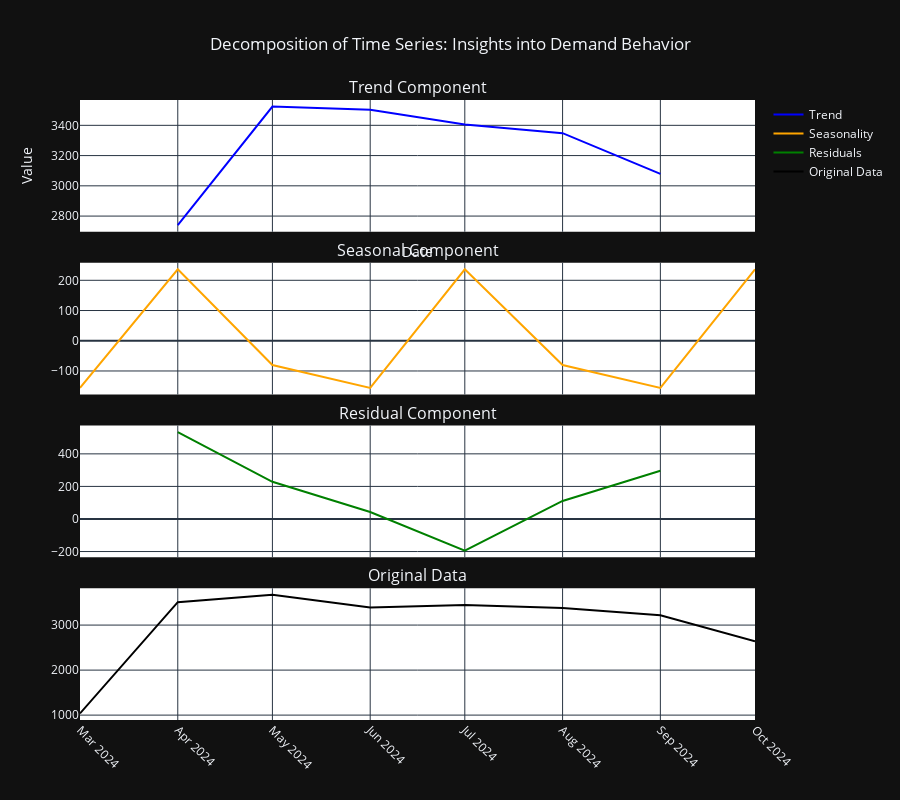

The cell this chart's notebook holds for it:
### Code cell
# Convert the index to a DateTimeIndex with monthly frequency
monthly_demand.index = monthly_demand.index.to_timestamp()

# Decompose the time series into trend, seasonal, and residual components
decomposition = seasonal_decompose(monthly_demand, model='additive', period=3)  # Adjust period as needed

# Trend Component Insights
trend_start = decomposition.trend.iloc[0]
trend_end = decomposition.trend.iloc[-1]
trend_change = trend_end - trend_start
print(f"Trend Component: \nStart Value: {trend_start:.2f}, End Value: {trend_end:.2f}, Change: {trend_change:.2f}")
if trend_change > 0:
    print("The trend shows an overall increase in demand over time.")
else:
    print("The trend shows a decrease in demand over time.")

# Seasonal Component Insights
seasonal_max = decomposition.seasonal.max()
seasonal_min = decomposition.seasonal.min()
seasonal_mean = decomposition.seasonal.mean()
print(f"\nSeasonal Component: \nMaximum Seasonal Value: {seasonal_max:.2f}, Minimum Seasonal Value: {seasonal_min:.2f}, Mean Seasonal Value: {seasonal_mean:.2f}")
print("The seasonal component indicates periodic fluctuations in demand. The maximum and minimum points highlight peak and off-peak seasons.")

# Residual Component Insights
residual_max = decomposition.resid.max()
residual_min = decomposition.resid.min()
residual_mean = decomposition.resid.mean()
residual_std = decomposition.resid.std()
print(f"\nResidual Component: \nMaximum Residual Value: {residual_max:.2f}, Minimum Residual Value: {residual_min:.2f}, Mean Residual Value: {residual_mean:.2f}, Standard Deviation: {residual_std:.2f}")
if abs(residual_max) > 2 * residual_std:
    print("There are some significant residuals indicating large deviations from the expected behavior.")

# Original Data Insights
original_max = monthly_demand.max()
original_min = monthly_demand.min()
original_mean = monthly_demand.mean()
print(f"\nOriginal Data: \nMaximum Value: {original_max:.2f}, Minimum Value: {original_min:.2f}, Mean Value: {original_mean:.2f}")
print("The original data shows the raw demand values over time, combining both seasonal effects and trends.")

# Create subplots for decomposition components
fig = sp.make_subplots(rows=4, cols=1, shared_xaxes=True, vertical_spacing=0.05,
                       subplot_titles=('Trend Component', 'Seasonal Component', 'Residual Component', 'Original Data'))


fig.add_trace(go.Scatter(x=decomposition.trend.index, y=decomposition.trend, mode='lines', name='Trend', line=dict(color='blue')),
              row=1, col=1)


fig.add_trace(go.Scatter(x=decomposition.seasonal.index, y=decomposition.seasonal, mode='lines', name='Seasonality', line=dict(color='orange')),
              row=2, col=1)


fig.add_trace(go.Scatter(x=decomposition.resid.index, y=decomposition.resid, mode='lines', name='Residuals', line=dict(color='green')),
              row=3, col=1)


fig.add_trace(go.Scatter(x=monthly_demand.index, y=monthly_demand, mode='lines', name='Original Data', line=dict(color='black')),
              row=4, col=1)


fig.update_layout(
    title='Decomposition of Time Series: Insights into Demand Behavior',
    title_x=0.5,
    height=800,
    showlegend=True,
    xaxis_title='Date',
    yaxis_title='Value',
    plot_bgcolor='white',
    template='plotly_dark'
)


fig.update_xaxes(tickangle=45, showgrid=True)
fig.update_yaxes(showgrid=True)


fig.show()

### Figure 1 — Plotly figure (JSON) as saved in the notebook; plotly's stock layout.template omitted (floating-point values rounded to 4 significant figures)
{"data": [{"line": {"color": "blue"}, "mode": "lines", "name": "Trend", "type": "scatter", "x": ["2024-03-01T00:00:00.000000000", "2024-04-01T00:00:00.000000000", "2024-05-01T00:00:00.000000000", "2024-06-01T00:00:00.000000000", "2024-07-01T00:00:00.000000000", "2024-08-01T00:00:00.000000000", "2024-09-01T00:00:00.000000000", "2024-10-01T00:00:00.000000000"], "xaxis": "x", "y": [NaN, 2740.0, 3524.0, 3503.0, 3405.0, 3348.0, 3079.0, NaN], "yaxis": "y"}, {"line": {"color": "orange"}, "mode": "lines", "name": "Seasonality", "type": "scatter", "x": ["2024-03-01T00:00:00.000000000", "2024-04-01T00:00:00.000000000", "2024-05-01T00:00:00.000000000", "2024-06-01T00:00:00.000000000", "2024-07-01T00:00:00.000000000", "2024-08-01T00:00:00.000000000", "2024-09-01T00:00:00.000000000", "2024-10-01T00:00:00.000000000"], "xaxis": "x2", "y": [-156.1, 236.3, -80.22, -156.1, 236.3, -80.22, -156.1, 236.3], "yaxis": "y2"}, {"line": {"color": "green"}, "mode": "lines", "name": "Residuals", "type": "scatter", "x": ["2024-03-01T00:00:00.000000000", "2024-04-01T00:00:00.000000000", "2024-05-01T00:00:00.000000000", "2024-06-01T00:00:00.000000000", "2024-07-01T00:00:00.000000000", "2024-08-01T00:00:00.000000000", "2024-09-01T00:00:00.000000000", "2024-10-01T00:00:00.000000000"], "xaxis": "x3", "y": [NaN, 533.7, 228.2, 43.06, -194.6, 110.9, 296.1, NaN], "yaxis": "y3"}, {"line": {"color": "black"}, "mode": "lines", "name": "Original Data", "type": "scatter", "x": ["2024-03-01T00:00:00.000000000", "2024-04-01T00:00:00.000000000", "2024-05-01T00:00:00.000000000", "2024-06-01T00:00:00.000000000", "2024-07-01T00:00:00.000000000", "2024-08-01T00:00:00.000000000", "2024-09-01T00:00:00.000000000", "2024-10-01T00:00:00.000000000"], "xaxis": "x4", "y": [1038, 3510, 3672, 3390, 3447, 3379, 3219, 2639], "yaxis": "y4"}], "layout": {"annotations": [{"font": {"size": 16}, "showarrow": false, "text": "Trend Component", "x": 0.5, "xanchor": "center", "xref": "paper", "y": 1, "yanchor": "bottom", "yref": "paper"}, {"font": {"size": 16}, "showarrow": false, "text": "Seasonal Component", "x": 0.5, "xanchor": "center", "xref": "paper", "y": 0.7375, "yanchor": "bottom", "yref": "paper"}, {"font": {"size": 16}, "showarrow": false, "text": "Residual Component", "x": 0.5, "xanchor": "center", "xref": "paper", "y": 0.475, "yanchor": "bottom", "yref": "paper"}, {"font": {"size": 16}, "showarrow": false, "text": "Original Data", "x": 0.5, "xanchor": "center", "xref": "paper", "y": 0.2125, "yanchor": "bottom", "yref": "paper"}], "height": 800, "plot_bgcolor": "white", "showlegend": true, "title": {"text": "Decomposition of Time Series: Insights into Demand Behavior", "x": 0.5}, "xaxis": {"anchor": "y", "domain": [0, 1], "matches": "x4", "showgrid": true, "showticklabels": false, "tickangle": 45, "title": {"text": "Date"}}, "xaxis2": {"anchor": "y2", "domain": [0, 1], "matches": "x4", "showgrid": true, "showticklabels": false, "tickangle": 45}, "xaxis3": {"anchor": "y3", "domain": [0, 1], "matches": "x4", "showgrid": true, "showticklabels": false, "tickangle": 45}, "xaxis4": {"anchor": "y4", "domain": [0, 1], "showgrid": true, "tickangle": 45}, "yaxis": {"anchor": "x", "domain": [0.7875, 1], "showgrid": true, "title": {"text": "Value"}}, "yaxis2": {"anchor": "x2", "domain": [0.525, 0.7375], "showgrid": true}, "yaxis3": {"anchor": "x3", "domain": [0.2625, 0.475], "showgrid": true}, "yaxis4": {"anchor": "x4", "domain": [0, 0.2125], "showgrid": true}}}
